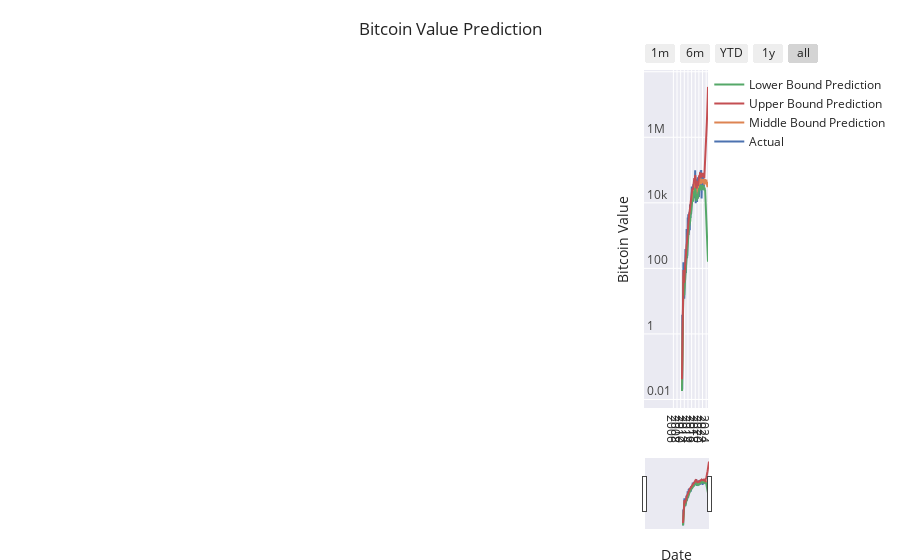

The notebook cell saved with this chart:
### Code cell
import plotly.express as px
import plotly.graph_objects as go

fig = go.Figure()
fig.add_trace(go.Scatter(name="Actual", x=df_train['ds'], y=np.exp(df_train['y']), legendrank=4))
fig.add_trace(go.Scatter(name="Middle Bound Prediction", x=prediction['ds'], y=np.exp(prediction['yhat']), legendrank=2))
fig.add_trace(go.Scatter(name="Lower Bound Prediction", x=prediction['ds'], y=np.exp(prediction['yhat_lower']), legendrank=1))
fig.add_trace(go.Scatter(name="Upper Bound Prediction", x=prediction['ds'], y=np.exp(prediction['yhat_upper']), legendrank=1))

fig.update_xaxes(
    rangeslider_visible = True,
    rangeselector = dict(
        buttons = list([
            dict(count = 1, label = "1m", step = "month", stepmode = "backward"),
            dict(count = 6, label = "6m", step = "month", stepmode = "backward"),
            dict(count = 1, label = "YTD", step = "year", stepmode = "todate"),
            dict(count = 1, label = "1y", step = "year", stepmode = "backward"),
            dict(step = "all")
        ])
    )
)
fig.update_yaxes(type="log")
fig.update_yaxes(fixedrange=False)
fig.update_layout(title_text='Bitcoin Value Prediction')
fig.update_yaxes(ticklabelposition="inside top", title="Bitcoin Value")
fig.update_xaxes(ticklabelposition="inside top", title="Date")
fig.update_yaxes(nticks=10)
fig.update_xaxes(nticks=25)
fig.update_layout(
    margin=dict(l=20, r=100, t=70, b=20),
)

# fig.update_layout(legend=dict(
#     yanchor="top",
#     y=0.99,
#     xanchor="right",
#     x=0.3
# ))

fig.layout.template = 'seaborn'
fig.show()
fig.write_html('../static/value.html')
